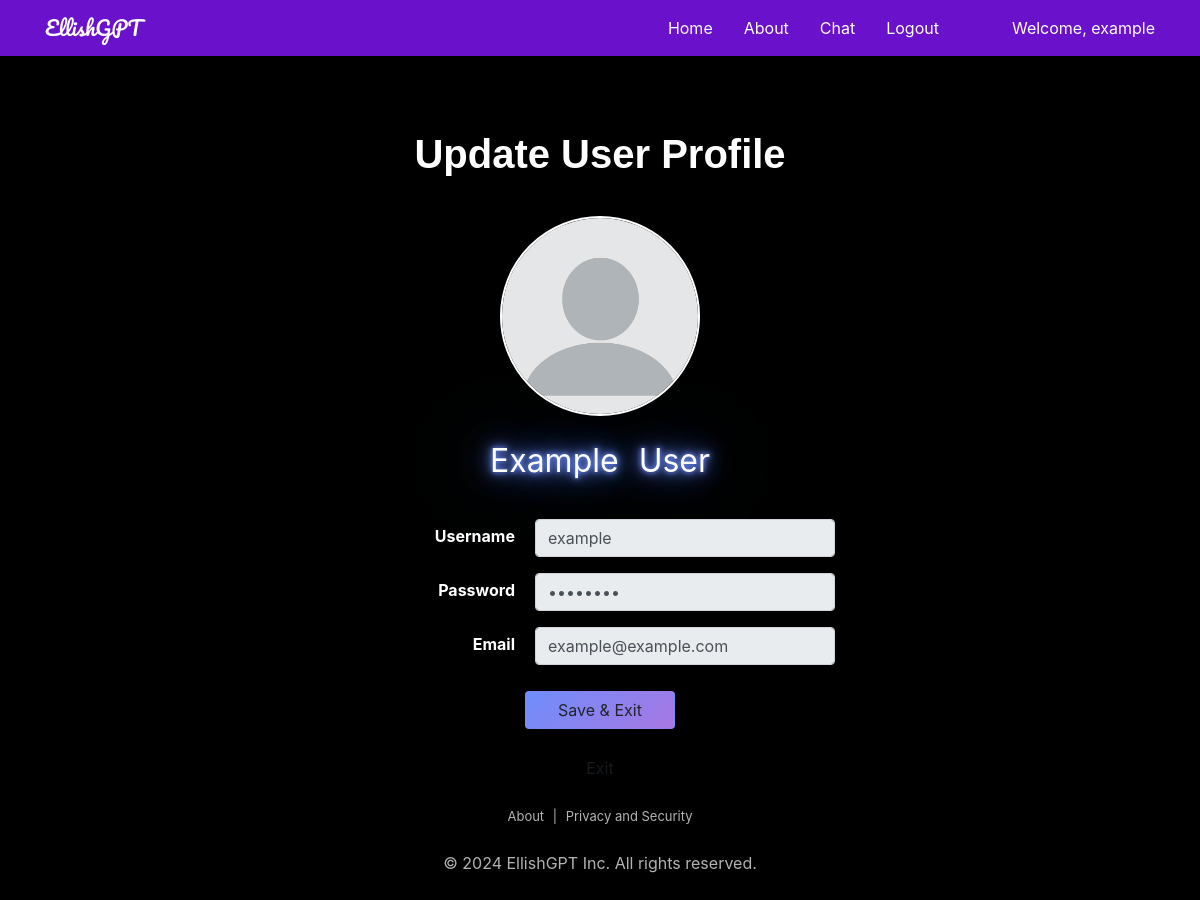
The page /update-profile (signed in) on the database its author committed.
### tables this page shows
CREATE TABLE users (
                userid INTEGER PRIMARY KEY,
                username TEXT NOT NULL UNIQUE,
                password TEXT NOT NULL,
                email TEXT NOT NULL UNIQUE,
                joined_date TIMESTAMP DEFAULT CURRENT_TIMESTAMP,
                first_name TEXT NOT NULL DEFAULT 'John',
                last_name TEXT NOT NULL DEFAULT 'Doe',
                profile_picture TEXT NOT NULL DEFAULT 'default.png'
            );

### genaiserver_wl_folder/flask_app.py (the view, shortened to what this page needs)
    @app.route("/update-profile", methods=['GET', 'POST'])
    @login_required
    def update_profile():
        username = session.get('username')
        if not username:
            flash("User not logged in.", 'danger')
            return redirect(url_for('home'))
        db = get_db()
        user_info = get_user_info(username)
        if not user_info:
            flash("User information not found.", 'danger')
            return redirect(url_for('home'))
        email = user_info['email']
        first_name = user_info['first_name']
        last_name = user_info['last_name']
        profile_picture = user_info['profile_picture']
        return render_template("update-profile.html", app_data=app_data, username=username, email=email, first_name=first_name, last_name=last_name, profile_picture=profile_picture)

### genaiserver_wl_folder/sql.py (called while the page is built)
def convert_datetime(s):
    return datetime.strptime(s.decode('utf-8'), '%Y-%m-%d %H:%M:%S')

def get_user_info(username: str):
    try:
        config = get_configs()
        dbfile = config.get("DATABASE_FILE")
        if not dbfile:
            raise ValueError("DATABASE_FILE is not set or is empty in the configuration.")
        with sqlite3.connect(dbfile, detect_types=sqlite3.PARSE_DECLTYPES) as conn:
            conn.row_factory = sqlite3.Row  # Ensure row factory is set
            c = conn.cursor()
            c.execute('SELECT email, joined_date, first_name, last_name, profile_picture FROM users WHERE username = ?', (username,))
            user_info = c.fetchone()
            return user_info
    except sqlite3.Error as e:
        logging.exception(f"Error retrieving user information: {e}")
    except ValueError as ve:
        logging.error(ve)
        return None

### templates/update-profile.html (shortened to what this page needs)
<!doctype html>
<html lang="en">
<head>
    <link rel="stylesheet" href="https://stackpath.bootstrapcdn.com/bootstrap/4.5.2/css/bootstrap.min.css" />
    <link rel="stylesheet" href="https://cdnjs.cloudflare.com/ajax/libs/font-awesome/4.7.0/css/font-awesome.min.css" />
</head>
<body>
    {% extends 'layout.html' %} {% block body %}
    <div class="container-fluid position-relative">
        <div class="row justify-content-center align-items-center" style="margin-top: 30px">
            <div class="col-md-6 text-center">
                <h1 style="
                    color: white;
                    font-weight: bold;
                    font-family: &quot;Raleway&quot;, sans-serif;"
                >
                    Update User Profile</h1>
                <div class="profile-pic-container">
                    <img src="{{ url_for('static', filename='profile_pictures/' + profile_picture) }}" alt="Profile Picture"
                        class="rounded-circle img-fluid" onerror="this.onerror=null; this.src='https://cdn.pixabay.com/photo/2015/10/05/22/37/blank-profile-picture-973460_960_720.png';" />
                </div>
                <div class="profile-info mt-3">
                    <span class="neon-text">{{ first_name }}</span>
                    <span class="neon-text">{{ last_name }}</span>
                </div>
            </div>
        </div>
        <div class="row justify-content-center align-items-start mt-4">
            <div class="col-md-8">
                <form id="update-profile-form" action="{{ url_for('update_profile') }}" method="post" enctype="multipart/form-data">
                    <div class="form-group fade-in">
                        <label for="username">Username</label>
                        <input type="text" class="form-control" id="username" placeholder="Username" name="username"
                            value="{{ username }}" required readonly
                            onclick="this.removeAttribute('readonly'); this.value = '';"
                            onblur="restoreOriginalText(this, '{{ username }}')" />
                    </div>
                    <div class="form-group fade-in">
                        <label id="password-label" for="password">Password</label>
                        <input type="password" class="form-control" id="password" placeholder="Password" name="password"
                            value="********" required readonly
                            onclick="this.removeAttribute('readonly'); this.value = ''; showPasswordReentry();"
                            onblur="restorePasswordField(this, '********')" />
                    </div>
                    <div class="form-group fade-in">
                        <label for="email">Email</label>
                        <input type="email" class="form-control" id="email" placeholder="Email" name="email"
                            value="{{ email }}" required readonly
                            onclick="this.removeAttribute('readonly'); this.value = '';"
                            onblur="restoreOriginalText(this, '{{ email }}')" />
                    </div>
                    <div class="form-actions fade-in">
                        <button class="btn btn-gradient" type="submit" form="update-profile-form">Save & Exit</button>
                        <a href="/profile" class="btn btn-dimmed">Exit</a>
                        <div class="links">
                            <a href="/about">About</a> |
                            <a href="/privacy">Privacy and Security</a>
                        </div>
                    </form>
            </div>
        </div>
        <div class="footer">
            <br>
            <p>&copy; 2024 EllishGPT Inc. All rights reserved.</p>
        </div>
    </div>
    {% endblock %}

### templates/update-profile.html (style rules this page uses)
body { margin: 0; padding: 0; background: linear-gradient(to right, #000000, #000000); font-family: "Segoe UI", Tahoma, Geneva, Verdana, sans-serif; color: #e0e0e0; display: flex; justify-content: center; align-items: flex-start; min-height: 100vh; }
.container-fluid { opacity: 0; transform: translateY(-100px); animation: slideIn 1s ease forwards, fadeIn 2s ease-in-out forwards; max-width: 900px; background: rgba(0, 0, 0, 0.8); padding: 20px; border-radius: 10px; box-shadow: 0 4px 8px rgba(0, 0, 0, 0.3); margin-top: 80px; }
.profile-pic-container { position: relative; display: inline-block; margin-top: 30px; margin-bottom: 5px; }
.profile-pic-container img { width: 200px; height: 200px; object-fit: cover; border: 2px solid #ffffff; cursor: pointer; transition: transform 0.3s, box-shadow 0.3s; border-radius: 50%; }
.profile-info { color: #fff; font-size: 2rem; display: flex; justify-content: center; align-items: center; margin-bottom: 10px; }
.profile-info span { margin: 0 10px; }
.form-control { border-radius: 50px; padding: 10px; border: 1px solid #333; background-color: transparent; color: white; transition: border-color 0.3s, background-color 0.3s, color 0.3s; width: 100%; }
.form-control::placeholder { color: #999; }
.btn-gradient { background: linear-gradient(135deg, #6e8efb, #a777e3); color: white; border: none; border-radius: 25px; padding: 10px 20px; font-size: 16px; transition: background 0.2s, transform 0.2s; display: block; width: 150px; margin: 10px auto; }
.btn-dimmed { background: none; color: red; border: none; border-radius: 25px; padding: 10px 20px; font-size: 16px; display: block; width: 150px; margin: 10px auto; transition: transform 0.2s, opacity 0.2s; opacity: 0.7; }
.links { font-size: small; color: white; opacity: 0.7; margin-top: 10px; text-align: center; }
.links a { color: white; text-decoration: none; margin: 0 5px; transition: color 0.2s; }
.footer { text-align: center; color: white; opacity: 0.7; margin-top: 30px; }
.neon-text { color: #fff; text-shadow: 0 0 5px #6e8efb, 0 0 10px #6e8efb, 0 0 20px #6e8efb, 0 0 40px #6e8efb, 0 0 80px #6e8efb; animation: flicker 1.5s infinite alternate; }
.form-group { display: flex; justify-content: center; align-items: center; margin-bottom: 20px; text-align: center; }
.form-group label { text-align: left; margin-bottom: 5px; font-size: 1rem; font-weight: bold; color: white; width: 150px; text-align: right; margin-right: 20px; }
.form-group input { max-width: 300px; }
.form-actions { display: flex; justify-content: center; align-items: center; flex-direction: column; }
.form-actions .btn { margin-bottom: 10px; }
.fade-in { opacity: 0; animation: fadeIn 1s forwards; }

### templates/layout.html (style rules this page uses)
html, body { margin: 0; padding: 0; height: 100%; overflow-x: hidden; }

### rows shown on the page
users: profile_picture (placeholder picture), first_name "Example", last_name "User", email "example@example.com"

### other values the page prints
{{ app_data['project_name'] }} "EllishGPT"
{{ session['username'] }} "example"
